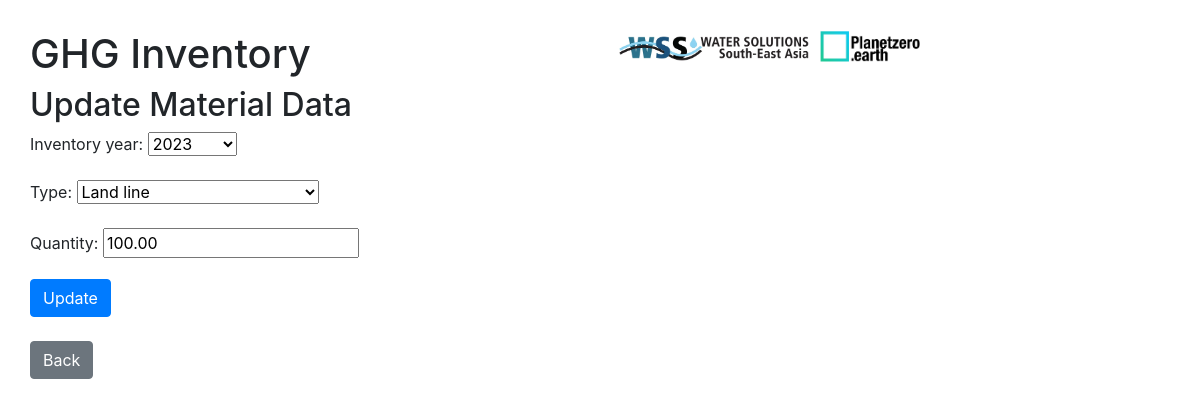
Page /ghg/scope3/material/update/5/ on the committed database.
### ghg_inventory/models.py (models this page shows)
class Material(models.Model):
    inventory_year = models.ForeignKey(Inventory_Year, on_delete=models.CASCADE)
    MATERIAL_CHOICES = [
        ('Land line', 'Land line'),
        ('Tablet', 'Tablet'),
        ('Phone (Multifunction Device)', 'Phone (Multifunction Device)'),
        ('Camera Battery', 'Camera Battery'),
        ('Office Paper', 'Office Paper'),
        ('Toilet Paper', 'Toilet Paper'),
        ('Mixed Can', 'Mixed Can'),
        ('Office Chair', 'Office Chair'),
        ('Wooden Table', 'Wooden Table'),
        ('Bean Bag Chair', 'Bean Bag Chair'),
        ('Monitor - Desktop', 'Monitor - Desktop'),
        ('Office Desk', 'Office Desk'),
        ('Bottled Water (m3)', 'Bottled Water (m3)'),
    ]
    type = models.CharField(max_length=30, choices=MATERIAL_CHOICES)
    quantity = models.DecimalField(max_digits=10, decimal_places=2)
    emission = models.FloatField()

### ghg_inventory/views.py (the view)
# urls.py: path('scope3/material/update/<int:pk>/', views.MaterialUpdateView.as_view(), name='material_update'),
class MaterialUpdateView(UpdateView):
    model = Material
    fields = ['inventory_year', 'type', 'quantity']
    template_name_suffix = '_update_form'
    success_url = reverse_lazy('material')

### ghg_inventory/models.py (called while the page is built)
    def __str__(self):
        return str(self.year)

### ghg_inventory/templates/ghg_inventory/material_update_form.html (shortened to what this page needs)
{% extends 'ghg_inventory/base.html' %}
{% block content %}
    <h2>Update Material Data</h2>
    <form method="POST">
    {{ form.as_p }}
    <button type="submit" class="btn btn-primary">Update</button>
    </form>
    <br>
    <a type="button" class="btn btn-secondary" href="{%url 'material'%}"> Back </a>
{% endblock %}

### rows in the picture
Material: inventory_year "2023", type "Land line", quantity "100.00"
